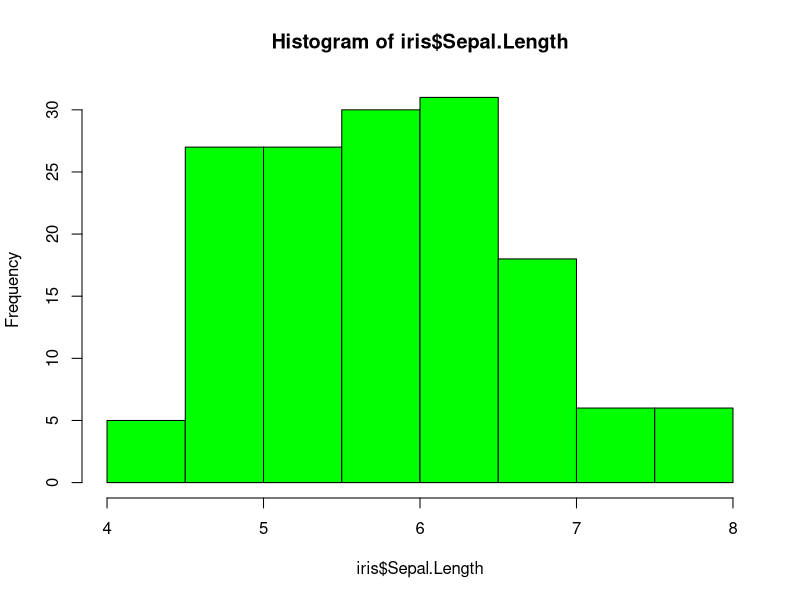
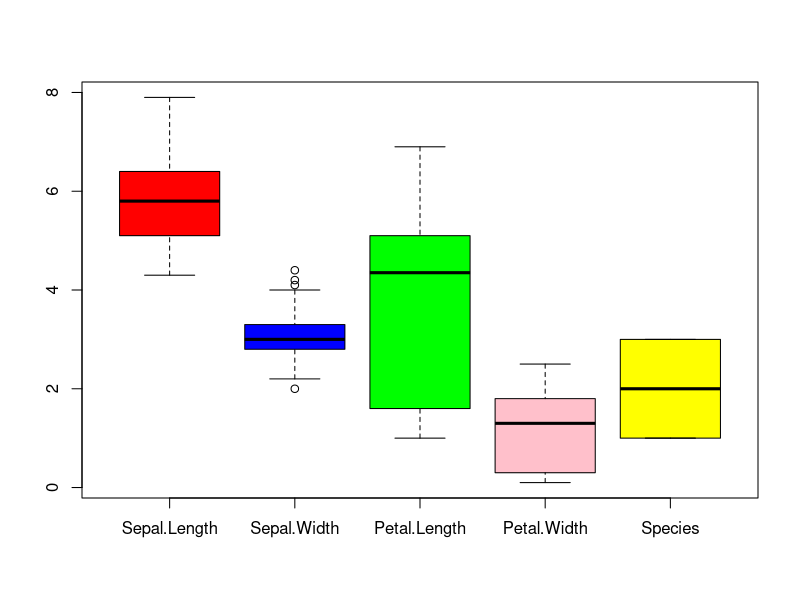

Here is the R script that generated these plots, in order: (Note: this script raises an error after producing the figures.)
hist(iris$Sepal.Length,col="green")
boxplot(iris, col=c("red","blue","green","pink","yellow"))
barplot(iris$Species)
